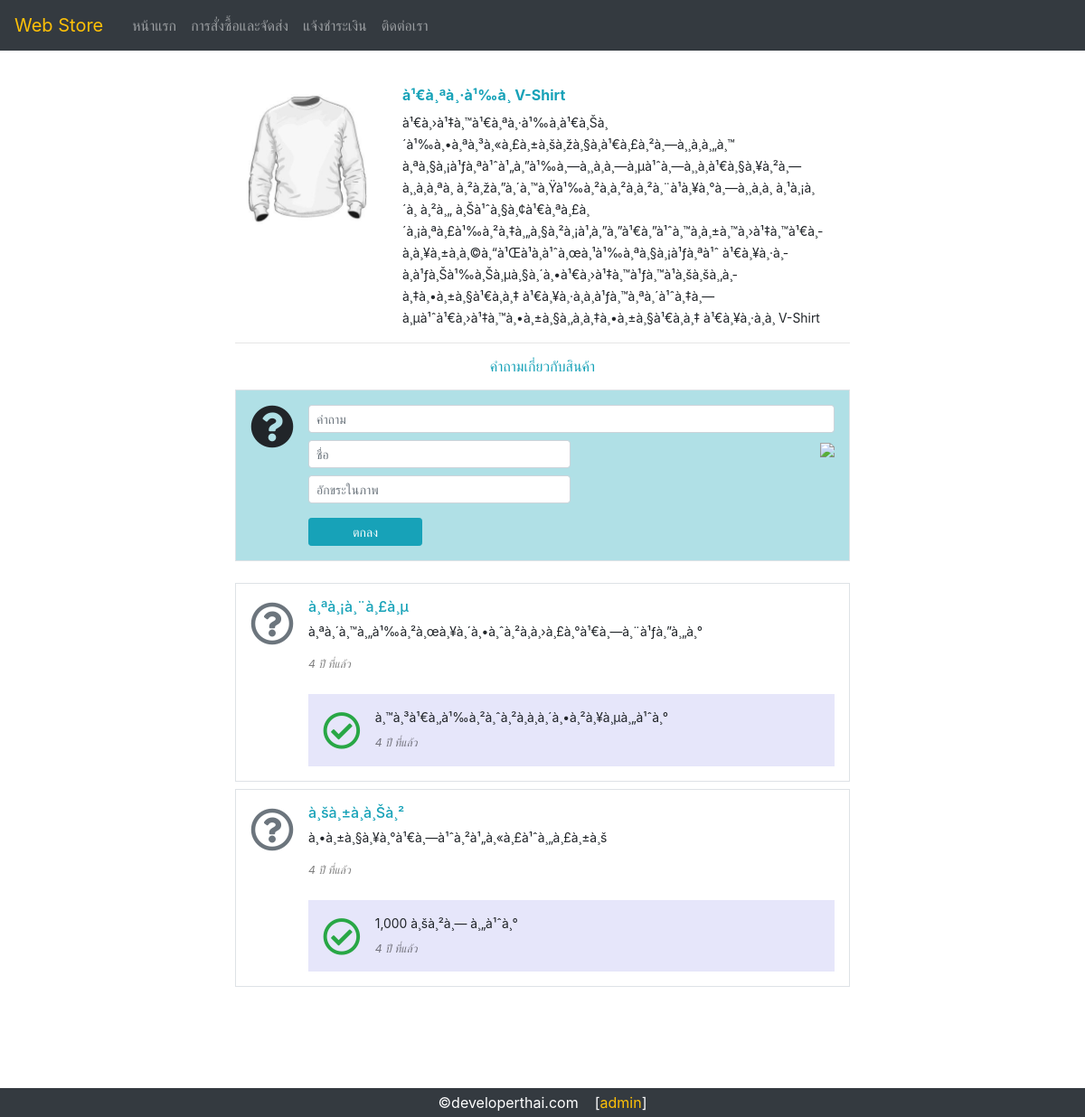
The page /ch15/question-and-answer/product-detail.php?id=1 on the database its author committed.
### tables this page shows
CREATE TABLE `product` (
  `id` smallint(5) UNSIGNED NOT NULL,
  `name` varchar(100) NOT NULL,
  `detail` text NOT NULL,
  `img_file` varchar(100) NOT NULL
);

CREATE TABLE `q_a` (
  `id` mediumint(8) UNSIGNED NOT NULL,
  `product_id` smallint(5) UNSIGNED NOT NULL,
  `question` text NOT NULL,
  `questioner` varchar(100) NOT NULL,
  `date_asked` datetime NOT NULL,
  `answer` text NOT NULL,
  `date_replied` datetime NOT NULL
);

### ch15/question-and-answer/lib/pagination-v2.class.php (called while the page is built, shortened)
<?php
class PaginationV2 {
	private $rows_per_page = 10;
	private $current_page = 1;
	private function format_sql($sql, int $rows_per_page=10) {
		if (isset($rows_per_page) && $rows_per_page >= 1) {
			$this->rows_per_page = $rows_per_page;
		} else {
			$this->rows_per_page = 10;
		}
		$this->start_row = ($this->current_page - 1) * $this->rows_per_page;
		$sql =  trim($sql);
		$pat_select = "/^select/i";
		$sql = preg_replace($pat_select, "SELECT SQL_CALC_FOUND_ROWS ", $sql);
		$pat_end_semicolon = "/;*$/i";
		$sql = preg_replace($pat_end_semicolon, "", $sql);
		$sql .= " LIMIT $this->start_row, $this->rows_per_page";
		return $sql;
	}
	private function found_rows(MySQLi $mysqli) {
		$found_rows = @($mysqli->query("SELECT FOUND_ROWS()")) or die($mysqli->error);
		$row = $found_rows->fetch_row();
		$this->total_rows = $row[0];
	}
	function query(MySQLi $mysqli, $sql, $rows_per_page=10) {
		 $f_sql = $this->format_sql($sql, $rows_per_page);
		$result = @($mysqli->query($f_sql)) or die($mysqli->error);
		$this->found_rows($mysqli);
		 return $result;
	}
}
?>

### ch15/question-and-answer/lib/thai-datetime-friendly.class.php (called while the page is built, shortened)
<?php
class ThaiDateTimeFriendly {
      function of($year_month_date_str) {
            $ts = strtotime($year_month_date_str);
            $now = time();
            $diff = $now - $ts;
            $second = 1;
            $minute = 60 * $second;
            $hour = 60 * $minute;
            $day = 24 * $hour;
            $year = 365 * $day;
            $dt_friendly = '';
            if($diff >= $year) {
                $dt_friendly = round($diff/$year) . ' ปี ที่แล้ว';
            }
            return $dt_friendly;
      }
}
?>

### ch15/question-and-answer/product-detail.php (the view, shortened to what this page needs)
<!DOCTYPE html>
<html>
<head>
      <?php require 'head.php'; ?>
</head>
<body class="pt-5 px-3">
 <?php require 'navbar.php'; ?>
<div class="main-container mx-auto mt-5">
<?php
$product_id = 0;
if (isset($_GET['id'])) {
      $product_id = $_GET['id'];
}
$mysqli = new mysqli('localhost', 'root', '', 'pmdb_question_answer');
$sql = "SELECT * FROM product WHERE id = $product_id";
$result = $mysqli->query($sql);
list ($id, $name, $detail, $img_file) = $result->fetch_row();
echo <<<HTML
<div class="container">
<div class="row">
      <div class="col-12 col-sm-3 pt-2">
            <img src="product-images/$img_file" id="productImg">
       </div>
      <div class="col-12 col-sm-9 pt-3 pt-md-0">
            <h6 class="font-weight-bold text-info">$name</h6>
            <span id="detail">$detail</span>
       </div>
</div>
</div>
<hr>
HTML;
?>
<h6 class="text-info text-center mb-3">คำถามเกี่ยวกับสินค้า</h6>
<?php
require 'lib/SimpleCaptcha/captcha.class.php';
?>
<form method="post">
<div class="media border p-3" style="background: powderblue">
      <i class="fa fa-question-circle fa-3x mr-3"></i>
      <div class="media-body">
             <input type="text" name="question" class="form-control form-control-sm" placeholder="คำถาม" required>
            <input type="text" name="questioner" class="form-control form-control-sm d-inline  w-auto mt-2" placeholder="ชื่อ" required>
            <div id="#captcha" class="float-md-right mt-2">
            </div>
            <input type="text" name="captcha" class="form-control form-control-sm d-inline  w-auto mt-2" placeholder="อักขระในภาพ" required>
            <button type="submit" class="btn btn-info btn-sm d-block mt-3 px-5">ตกลง</button>
      </div>
</div>
</form>
<?php
require 'lib/thai-datetime-friendly.class.php';
require 'lib/pagination-v2.class.php';
$dtf = new ThaiDateTimeFriendly();
$page = new PaginationV2();
$sql = "SELECT * FROM q_a WHERE product_id = $product_id
            ORDER BY date_asked DESC";
$result = $page->query($mysqli, $sql, 10);
echo '<ul class="list-unstyled mt-4 mb-4">';
while ($data = $result->fetch_object()) {
      $admin_link = '';
      echo <<<HTML
      <li class="media border p-3 mb-2">
            <i class="far fa-question-circle fa-3x mr-3 mt-1 text-secondary"></i>
            <div class="media-body">
                  <h6 class="text-info">$data->questioner</h6>
                  $data->question
                  <div class="d-flex justify-content-between mt-3">
                        <div class="small text-black-50"><i>{$dtf->of($data->date_asked)}</i></div>
                        <div class="text-right">$admin_link</div>
                  </div>
      HTML;
      if (!empty($data->answer)) {
            echo <<<HTML
            <div class="reply media mt-4 p-3">
                  <i class="far fa-check-circle fa-3x mr-3 mt-1 text-success"></i>
                  <div class="media-body">
                        $data->answer
                        <div class="small mt-2 text-black-50"><i>{$dtf->of($data->date_replied)}</i></div>
                  </div>
            </div>
            HTML;
      }
      echo '</div>';
      echo '</li>';
}
echo '</ul>';
?>
<br><br><br><br><br>
</div>
<?php require 'footer.php';   ?>
</body>
</html>

### ch15/question-and-answer/product-detail.php (style rules this page uses)
#productImg { max-width: 150px; max-height: 150px; }
div.main-container { max-width: 680px; min-width: 400px; }
input[name="questioner"], input[name="captcha"] { min-width: 290px; }
span#detail, div.media-body, input { font-size: 0.87rem !important; }
div.reply { background: lavender; }

### rows shown on the page
product: img_file (picture), name "à¹€à¸ªà¸·à¹‰à¸­ V-Shirt", detail "à¹€à¸›à¹‡à¸™à¹€à¸ªà¸·à¹‰à¸­à¹€à¸Šà¸´à¹‰à¸•à¸ªà¸³à¸«à¸£à¸±à¸šà¸žà¸§à¸à¹€à¸£à¸²à¸—à¸¸à¸à¸„à¸™ à¸ªà¸§à¸¡à¹ƒà¸ªà¹ˆà¹„à¸”à¹‰à¸—à¸¸à¸à¸—à¸µà¹ˆà¸—à¸¸à¸à¹€à¸§à¸¥à¸²à¸—à¸¸à¸à¸ªà¸ à¸²à¸žà¸”à¸´à¸™à¸Ÿà¹‰à¸²à¸­à¸²à¸à¸²à¸¨à¹à¸¥à¸°à¸—à¸¸à¸à¸ à¸¹à¸¡à¸´à¸ à¸²à¸„ à¸Šà¹ˆà¸§à¸¢à¹€à¸ªà¸£à¸´à¸¡à¸ªà¸£à¹‰à¸²à¸‡à¸„à¸§à¸²à¸¡à¹‚à¸”à¸”à¹€à¸”à¹ˆà¸™à¸­à¸±à¸™à¸›à¹‡à¸™à¹€à¸­à¸à¸¥à¸±à¸à¸©à¸“à¹Œà¹à¸à¹ˆà¸œà¸¹à¹‰à¸ªà¸§à¸¡à¹ƒà¸ªà¹ˆ à¹€à¸¥à¸·à¸­à¸à¹ƒà¸Šà¹‰à¸Šà¸µà¸§à¸´à¸•à¹€à¸›à¹‡à¸™à¹ƒà¸™à¹à¸šà¸šà¸‚à¸­à¸‡à¸•à¸±à¸§à¹€à¸­à¸‡ à¹€à¸¥à¸·à¸­à¸à¹ƒà¸™à¸ªà¸´à¹ˆà¸‡à¸—à¸µà¹ˆà¹€à¸›à¹‡à¸™à¸•à¸±à¸§à¸‚à¸­à¸‡à¸•à¸±à¸§à¹€à¸­à¸‡ à¹€à¸¥à¸·à¸­à¸ V-Shirt"
q_a: questioner "à¸ªà¸¡à¸¨à¸£à¸µ", question "à¸ªà¸´à¸™à¸„à¹‰à¸²à¸œà¸¥à¸´à¸•à¸ˆà¸²à¸à¸›à¸£à¸°à¹€à¸—à¸¨à¹ƒà¸”à¸„à¸°", date_asked "4 ปี ที่แล้ว", answer "à¸™à¸³à¹€à¸‚à¹‰à¸²à¸ˆà¸²à¸à¸­à¸´à¸•à¸²à¸¥à¸µà¸„à¹ˆà¸°", date_replied "4 ปี ที่แล้ว"
q_a: questioner "à¸šà¸±à¸à¸Šà¸²", question "à¸•à¸±à¸§à¸¥à¸°à¹€à¸—à¹ˆà¸²à¹„à¸«à¸£à¹ˆà¸„à¸£à¸±à¸š", date_asked "4 ปี ที่แล้ว", answer "1,000 à¸šà¸²à¸— à¸„à¹ˆà¸°", date_replied "4 ปี ที่แล้ว"
